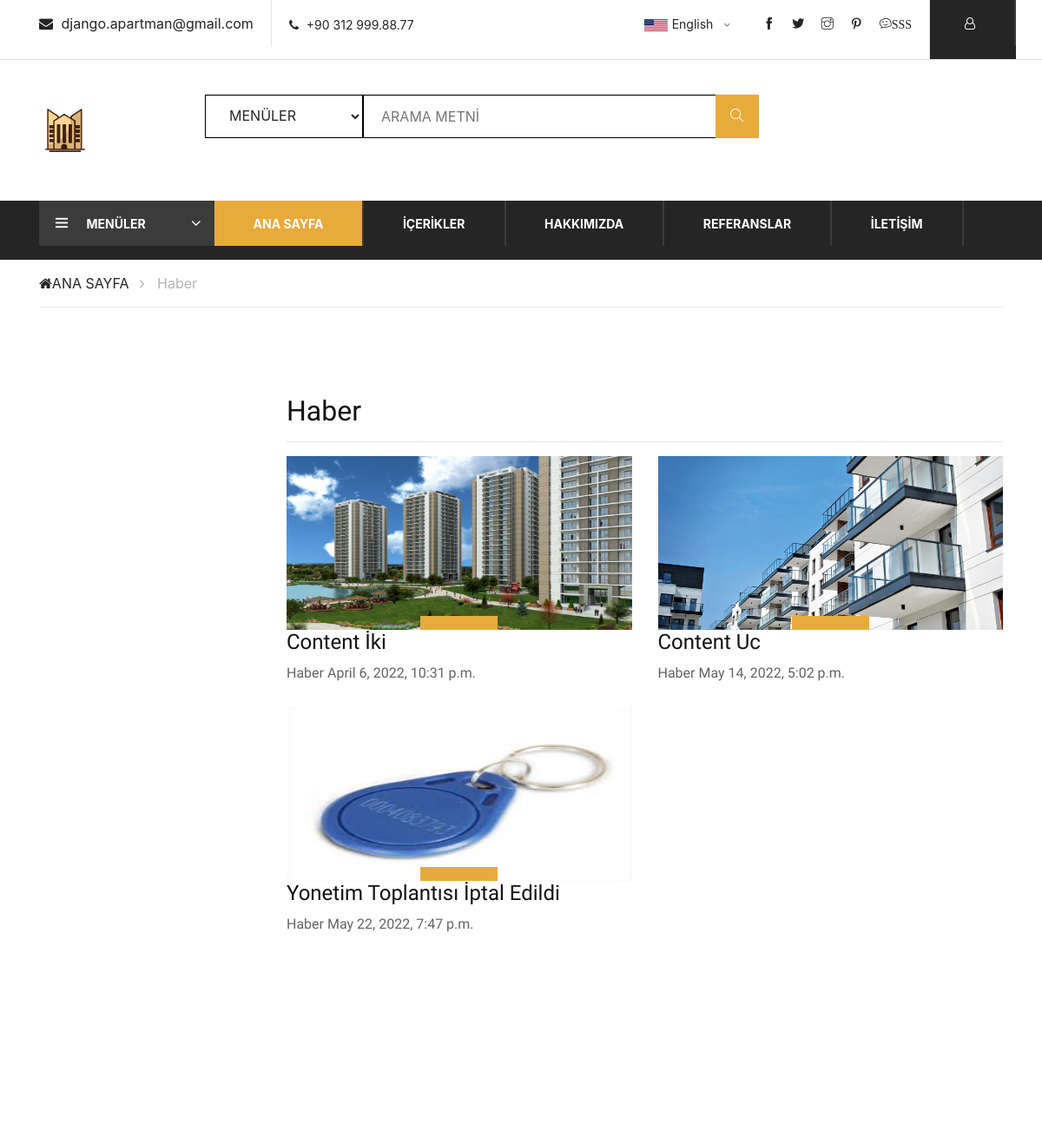
The page /content/Haber/ (upper part) on the database as committed earlier.
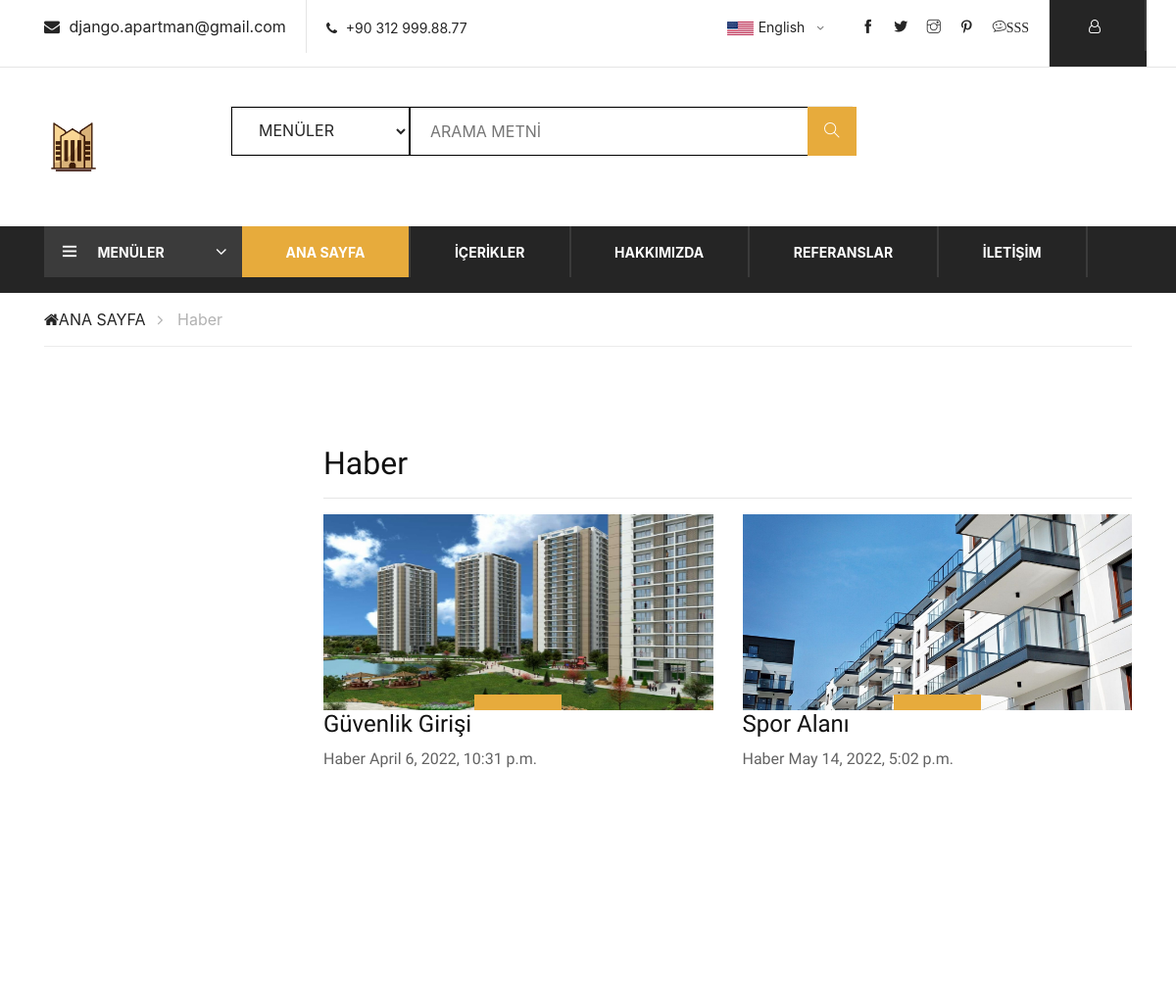
The same page on the database as committed later.
### content/models.py (models this page shows, shortened)
class Content(models.Model):
    STATUS = (
        ('True', 'Evet'),
        ('False', 'Hayır')
    )
    TYPE = (
        ('Haber', 'Haber'),
        ('Duyuru', 'Duyuru'),
        ('Etkinlik', 'Etkinlik'),
        ('Karar', 'Karar'),
        ('Anket', 'Anket'),
        ('Yonetim', 'Yonetim'),
        ('Sakin', 'Sakin')
    )
    user = models.ForeignKey(User, on_delete=models.SET_NULL, null=True)
    title = models.CharField(max_length=150)
    keywords = models.CharField(max_length=255)
    description = models.CharField(max_length=255)
    image = models.ImageField(blank=True, upload_to='images/')
    menu = models.ForeignKey(Menu, on_delete=models.CASCADE)  # relation with Menu table
    detail = RichTextUploadingField(null=True, blank=True)
    type = models.CharField(max_length=10, choices=TYPE)
    slug = models.SlugField(null=False, unique=True)
    status = models.CharField(max_length=10, choices=STATUS)
    create_at = models.DateTimeField(auto_now_add=True)
    update_at = models.DateTimeField(auto_now_add=True)
    def image_tag(self):
        if self.image:
            return mark_safe('<img src="{}" height="50"/>'.format(self.image.url))
    image_tag.short_description = 'Image'

### home/views.py (the view)
# urls.py: path('content/<str:typecontent>/', views.type_contents, name='type_contents'),
def type_contents(request, typecontent):
    try:
        contents = Content.objects.filter(type=typecontent)
        menu = Menu.objects.all()
        typecon = typecontent
        context = {'contents': contents,
                   'menu': menu,
                   'typecon': typecon
                   }
        return render(request, 'type_contents.html', context)
    except:
        messages.warning(request, "Hata! İçerik Bulunamadı!")
        link = '/error'
        return HttpResponseRedirect(link)

### home/templates/type_contents.html (shortened to what this page needs)
{% extends 'homebase.html' %}
{% load static %}
{% block content %}
<div class="breacrumb-section">
    <div class="container">
        <div class="row">
            <div class="col-lg-12">
                <div class="breadcrumb-text">
                    <a href="/"><i class="fa fa-home"></i>ANA SAYFA</a>
                    <span>{{ typecon }}</span>
                </div>
            </div>
        </div>
    </div>
</div>
<div class="section spad">
    <div class="container">
        <div class="row">
            <div class="col-lg-3 col-md-6 col-sm-8 order-2 order-lg-1">
            </div>
            <div class="col-lg-9 order-1 order-lg-2">
                <h2>{{ typecon }}</h2>
                <hr>
                <div class="row">
                    {% for rs in contents %}
                    <div class="col-lg-6 col-sm-6">
                        <div class="product-item">
                            <div class="pi-pic">
                                <img src="{{rs.image.url}}" alt="" style="height:200px">
                                <ul>
                                    <li class="w-icon active">
                                        <a href="/content/{{ rs.id }}/{{ rs.slug }}">
                                        </a>
                                    </li>
                                </ul>
                            </div>
                            <div class="bi-text">
                                <a href="/content/{{ rs.id }}/{{ rs.slug }}">
                                    <h4>{{rs.title}}</h4>
                                </a>
                                <p>{{rs.type}} <span>{{rs.update_at}}</span></p>
                            </div>
                        </div>
                    </div>
                    {% endfor %}
                </div>
            </div>
        </div>
    </div>
</div>
{% endblock %}

Rows that differ between the two databases and show on the page:
no longer on this page (row edited): Content: image (picture), title "Yonetim Toplantısı İptal Edildi", type "Haber", update_at "May 22, 2022, 7:47 p.m."
changed Content: title "Content İki" → "Güvenlik Girişi"
changed Content: title "Content Uc" → "Spor Alanı"
